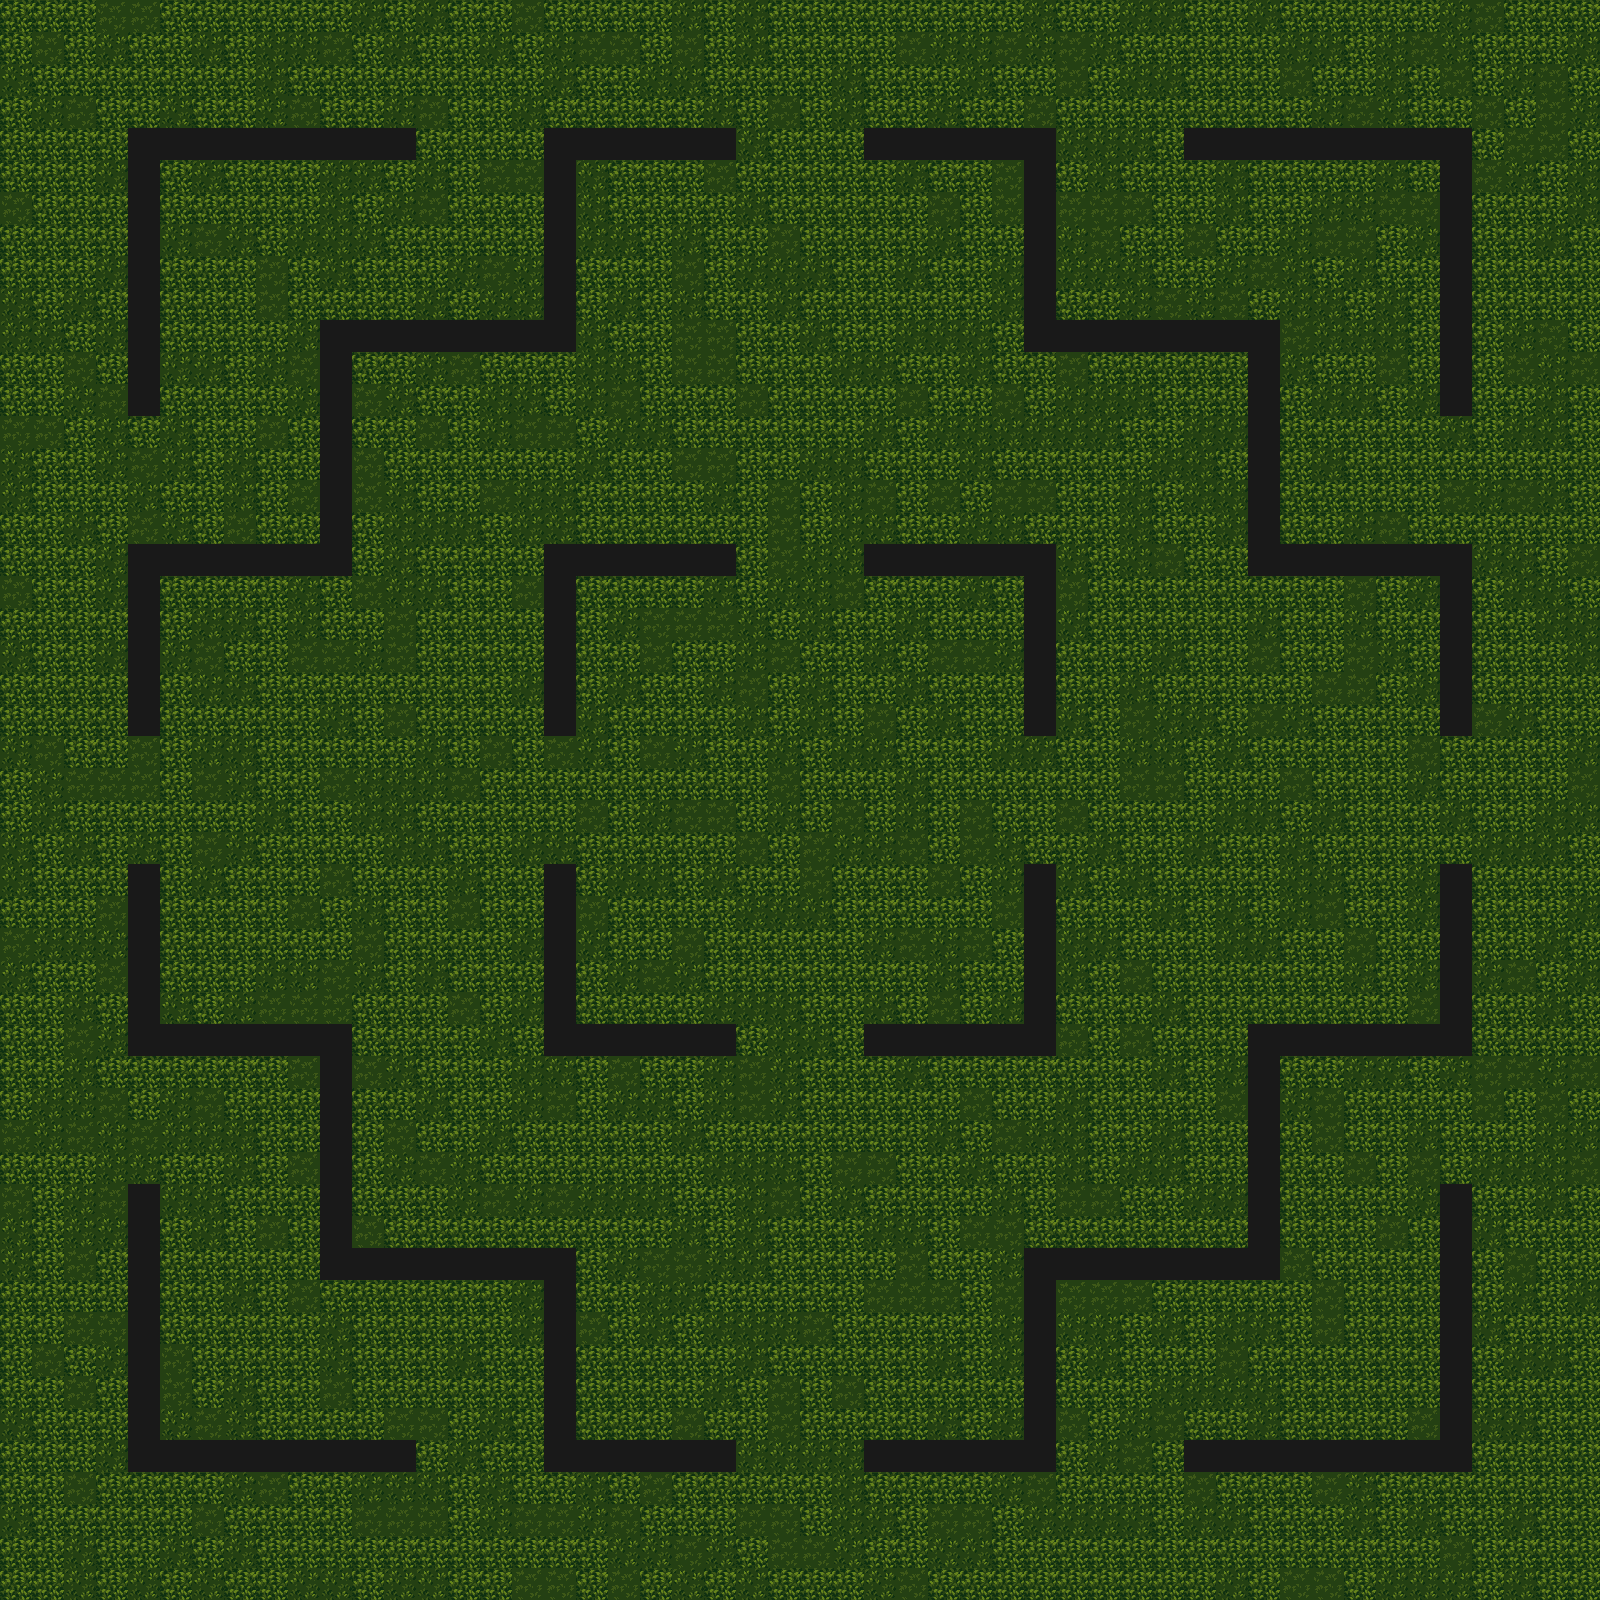

Rendered tile map (Tiled .tmx) drawn with the repository's tilesets; below, a short description and the map source with its tile grids summarised:
An orthogonal 50x50 tile map with 32x32 px tiles, 2 tile layers (Ground, Walls) and 60 objects (40x wall, 16x flag, 4x base).

<map version="1.0" orientation="orthogonal" width="50" height="50" tilewidth="32" tileheight="32">
 <tileset firstgid="1" name="forrest" tilewidth="32" tileheight="32">
  <image source="../../../assets/images/tilesets/forrest.png" trans="ff00ff" width="320" height="320" />
 </tileset>
 <layer name="Ground" width="50" height="50">
  <data>[2500 cells, 2500 non-empty, 8 distinct tile ids]</data>
 </layer>
 <layer name="Walls" width="50" height="50">
  <data>[2500 cells, 260 non-empty, 1 distinct tile ids]</data>
 </layer>
 <objectgroup name="Flags" width="50" height="50">
  <object name="Flag1" type="flag" x="256" y="256" width="32" height="32" />
  <object name="Flag2" type="flag" x="672" y="256" width="32" height="32" />
  <object name="Flag3" type="flag" x="896" y="256" width="32" height="32" />
  <object name="Flag4" type="flag" x="1312" y="256" width="32" height="32" />
  <object name="Flag5" type="flag" x="256" y="672" width="32" height="32" />
  <object name="Flag6" type="flag" x="672" y="672" width="32" height="32" />
  <object name="Flag7" type="flag" x="896" y="672" width="32" height="32" />
  <object name="Flag8" type="flag" x="1312" y="672" width="32" height="32" />
  <object name="Flag9" type="flag" x="256" y="896" width="32" height="32" />
  <object name="Flag10" type="flag" x="672" y="896" width="32" height="32" />
  <object name="Flag11" type="flag" x="896" y="896" width="32" height="32" />
  <object name="Flag12" type="flag" x="1312" y="896" width="32" height="32" />
  <object name="Flag13" type="flag" x="256" y="1312" width="32" height="32" />
  <object name="Flag14" type="flag" x="672" y="1312" width="32" height="32" />
  <object name="Flag15" type="flag" x="896" y="1312" width="32" height="32" />
  <object name="Flag16" type="flag" x="1312" y="1312" width="32" height="32" />
 </objectgroup>
 <objectgroup name="Bases" width="50" height="50">
  <object name="Base1" type="base" x="0" y="0" width="128" height="128" />
  <object name="Base2" type="base" x="1472" y="1472" width="128" height="128" />
  <object name="Base3" type="base" x="1472" y="0" width="128" height="128" />
  <object name="Base4" type="base" x="0" y="1472" width="128" height="128" />
 </objectgroup>
 <objectgroup name="Collision" width="50" height="50">
  <object name="Wall1" type="wall" x="128" y="128" width="32" height="288" />
  <object name="Wall2" type="wall" x="160" y="128" width="256" height="32" />
  <object name="Wall3" type="wall" x="576" y="128" width="160" height="32" />
  <object name="Wall4" type="wall" x="544" y="128" width="32" height="224" />
  <object name="Wall5" type="wall" x="352" y="320" width="192" height="32" />
  <object name="Wall6" type="wall" x="320" y="320" width="32" height="256" />
  <object name="Wall7" type="wall" x="128" y="544" width="32" height="192" />
  <object name="Wall8" type="wall" x="160" y="544" width="160" height="32" />
  <object name="Wall9" type="wall" x="864" y="128" width="160" height="32" />
  <object name="Wall10" type="wall" x="1024" y="128" width="32" height="224" />
  <object name="Wall11" type="wall" x="1056" y="320" width="192" height="32" />
  <object name="Wall12" type="wall" x="1248" y="320" width="32" height="256" />
  <object name="Wall13" type="wall" x="1280" y="544" width="160" height="32" />
  <object name="Wall14" type="wall" x="1440" y="544" width="32" height="192" />
  <object name="Wall15" type="wall" x="1184" y="128" width="256" height="32" />
  <object name="Wall16" type="wall" x="1440" y="128" width="32" height="288" />
  <object name="Wall17" type="wall" x="544" y="544" width="32" height="192" />
  <object name="Wall18" type="wall" x="576" y="544" width="160" height="32" />
  <object name="Wall19" type="wall" x="864" y="544" width="160" height="32" />
  <object name="Wall20" type="wall" x="1024" y="544" width="32" height="192" />
  <object name="Wall21" type="wall" x="544" y="864" width="32" height="192" />
  <object name="Wall22" type="wall" x="576" y="1024" width="160" height="32" />
  <object name="Wall23" type="wall" x="864" y="1024" width="160" height="32" />
  <object name="Wall24" type="wall" x="1024" y="864" width="32" height="192" />
  <object name="Wall25" type="wall" x="128" y="864" width="32" height="192" />
  <object name="Wall26" type="wall" x="160" y="1024" width="160" height="32" />
  <object name="Wall27" type="wall" x="320" y="1024" width="32" height="256" />
  <object name="Wall28" type="wall" x="352" y="1248" width="192" height="32" />
  <object name="Wall29" type="wall" x="544" y="1248" width="32" height="224" />
  <object name="Wall30" type="wall" x="576" y="1440" width="160" height="32" />
  <object name="Wall31" type="wall" x="128" y="1184" width="32" height="288" />
  <object name="Wall32" type="wall" x="160" y="1440" width="256" height="32" />
  <object name="Wall33" type="wall" x="864" y="1440" width="160" height="32" />
  <object name="Wall34" type="wall" x="1024" y="1248" width="32" height="224" />
  <object name="Wall35" type="wall" x="1056" y="1248" width="192" height="32" />
  <object name="Wall36" type="wall" x="1248" y="1024" width="32" height="256" />
  <object name="Wall37" type="wall" x="1280" y="1024" width="160" height="32" />
  <object name="Wall38" type="wall" x="1440" y="864" width="32" height="192" />
  <object name="Wall39" type="wall" x="1184" y="1440" width="256" height="32" />
  <object name="Wall40" type="wall" x="1440" y="1184" width="32" height="288" />
 </objectgroup>
</map>
